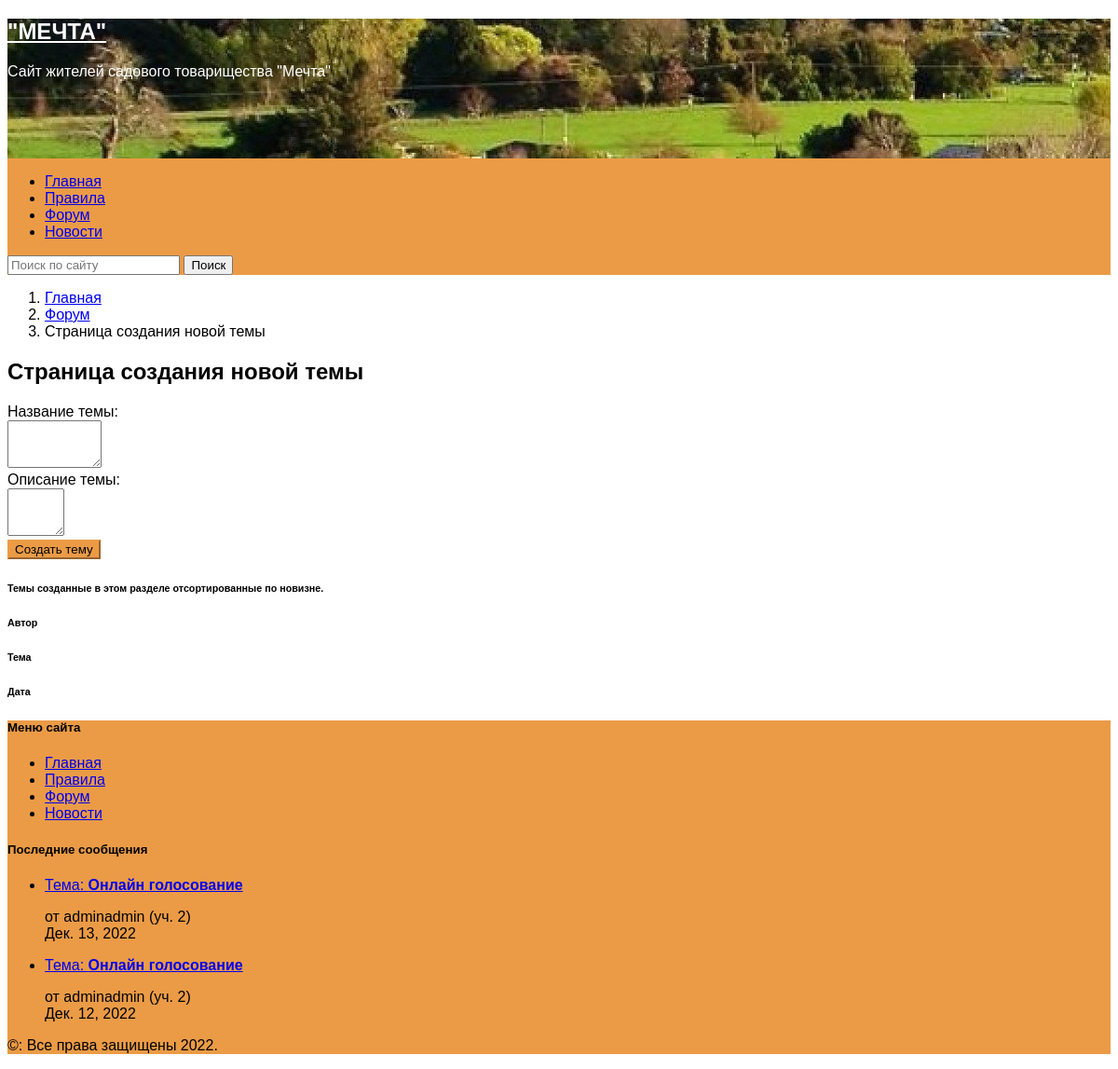
Page /forum/1/create_topic on the committed database.
### mechta/apps/website/models.py (models this page shows, shortened)
class SitePage(models.Model):
    slug = models.SlugField('url', max_length=255, db_index=True, unique=True, default='', blank=True)
    alias = models.CharField('ссылка', max_length=20, default='', null=True, blank=True)
    title = models.CharField('название', max_length=200, null=True, blank=True)
    intro_text = models.TextField('краткое содержание страницы', null=True, blank=True, default='')
    content = models.TextField('содержание страницы', null=True, blank=True, default='')
    pub_date = models.DateField('дата создания')
    template = models.CharField('файл шаблона', max_length=100, null=False, blank=True, default='.html')
    context_model = models.CharField('контекст модели', max_length=50, default='', null=True, blank=True)
    use_in_menu = models.BooleanField()
    is_category = models.BooleanField()
    def get_absolute_url(self):
        host = 'http://127.0.0.1:8000/'
        return host + self.slug + '/' if self.slug else host

### mechta/apps/forum/views.py (the view, shortened to what this page needs)
# urls.py: path('<int:section_id>/create_topic', views.CreateTopic.as_view(), name='create_topic'),
class CreateTopic(DataMixin, CreateView):
    model = Topic
    template_name = 'forum/create_topic.html'
    form_class = CreateTopicForm
    def get_context_data(self, **kwargs):
        setup_session(self.request)
        context = super().get_context_data(**kwargs)
        context = self.add_user_context(context=context,
                                        context_model='section',
                                        is_forum_page=True,
                                        request_path=self.request.path,
                                        id=self.kwargs['section_id'],
                                        values=['title', 'description']
                                        )
        return context

### mechta/apps/forum/forms.py (shortened to what this page needs)
class CreateTopicForm(forms.ModelForm):
    title = forms.CharField(label='Название темы',
                            widget=forms.Textarea(attrs={'class': 'form-control', 'rows': 3, 'cols': 10}))
    description = forms.CharField(label='Описание темы',
                                  widget=forms.Textarea(attrs={'class': 'form-control', 'rows': 3, 'cols': 5}))
    class Meta(UserCreationForm):
        model = Topic
        fields = ('title', 'description',)

### mechta/apps/utils.py (called while the page is built, shortened)
def setup_session(request):
    if request.path.count('forum/'):
        page_url = request.path
        try:
            forum_pages_counter = ForumPagesCounter.objects.get(page_url=page_url)
            forum_pages_counter.visited = (F('visited') + 1)
            forum_pages_counter.save()
        except ForumPagesCounter.DoesNotExist:
            ForumPagesCounter.objects.create(page_url=page_url, visited=1)
            forum_pages_counter = ForumPagesCounter.objects.get(page_url=page_url)
            forum_pages_counter.save()

    @staticmethod
    def get_list_apps():
        return [apps.get_app_config(app.split('.')[0]) for app in settings.INSTALLED_APPS
                if not app.startswith("django.")]

    def get_menu_items(self):
        host = 'http://127.0.0.1:8000/'
        apps_items = []
        for app in self.get_list_apps():
            if hasattr(app, 'menu_name'):
                apps_items.append((app.menu_name, host + app.label + '/'))
        pages = SitePage.objects.filter(use_in_menu=True)
        return [(page.title, page.get_absolute_url()) for page in pages] + apps_items

    def get_context_model_content(self, context_model, **kwargs):
        params = kwargs
        list_apps = self.get_list_apps()
        for app in list_apps:
            try:
                model = apps.get_model(app.label, model_name=context_model)
            except LookupError:
                continue
        else:
            if params:
                qw = model.objects.filter(id=params['id']).values(*params['values'])
                if params.get('order_by') is not None:
                    qw = qw.order_by(*params['order_by'])
                return qw
            else:
                return model.objects.all()

    @staticmethod
    def get_count_topics():
        return Topic.objects.count()

    @staticmethod
    def get_count_messages():
        return Message.objects.count()

    @staticmethod
    def get_total_users():
        return User.objects.count()

### mechta/templates/forum/create_topic.html (shortened to what this page needs)
{% extends "main.html" %}
{% block second_page_link %}
    <li class="breadcrumb-item">
        <a href="{% url 'forum:page' %}">Форум</a>
    </li>
    <li class="breadcrumb-item active" aria-current="page">
        Страница создания новой темы
    </li>
{% endblock %}
{% block content_title %}
    <h2 class="pb-2 border-bottom">
        Страница создания новой темы
    </h2>
{% endblock %}
{% block content %}
<div class="container-fluid col-12">
    <form action="" method="post" enctype="multipart/form-data">
        {% for field in form %}
            <div class="row mb-3 align-items-center g-2">
                <label class="col-sm-2 col-form-label" for="{{ field.id_for_label }}">
                    {{field.label}}:
                </label>
                <div class="col-sm-10">
                    {{ field }}
                </div>
            </div>
        {% endfor %}
    <button class="btn btn-primary rounded-3" type="submit">Создать тему</button>
    </form>
    <div class="row border-bottom my-3">
         <h6 class=" py-2 mb-0">Темы созданные в этом разделе отсортированные по новизне.</h6>
    </div>
    <div class="row border-bottom">
        <div class="d-flex col-3 text-muted pt-2">
            <h6 class=" pb-2 mb-0">Автор</h6>
        </div>
        <div class="d-flex col-7 text-muted  pt-2">
            <h6 class="pb-2 mb-0">Тема</h6>
        </div>
        <div class="d-flex col-2 text-muted pt-2">
            <h6 class="pb-2 mb-0">Дата</h6>
        </div>
    </div>
</div>
{% endblock %}

### mechta/templates/top_menu.html
 {% load static %}
    <div class="container-fluid p-0" style="background-color:#eb9b46">
        <div class="row align-items-center container-fluid m-0" style="height: 150px; background-image: url('{% static 'fon.jpg' %}')">
            <div class="col-lg-4 d-flex justify-content-center">
                <div class="site-branding navbar-brand">
                    <h2 class="site-title fs-4">
                        <a class="text-decoration-none" href="https://zolotoi-bor.ru/" rel="home" style="color:#FFFFFF">"МЕЧТА"</a>
                    </h2>
                    <p class="site-description fs-5" style="color:#FFFFFF">Сайт жителей садового товарищества "Мечта"</p>
                </div>
            </div>
        </div>
        <div class="row container-fluid justify-content-md-center">
            <nav class="navbar navbar-expand-lg  navbar-light bg-transparent" aria-label="Main navigation">
                <ul class="navbar-nav me-auto mb-2 mb-lg-0">
                {% for title, url in menu_items %}
                    <li class="nav-item">
                        <a class="nav-link fs-6 fw-semibold text-light" href="{{ url }}">{{ title }}</a>
                    </li>
                {% endfor %}
                </ul>
                <form class="d-flex" role="search" action="{% url 'website:search_results' %}" method="get">
                    <input name="w_q" class="form-control rounded-3 me-2" type="search" placeholder="Поиск по сайту" aria-label="Search">
                    <button class="btn btn-outline-light text-light menu-search-btn rounded-3" type="submit">Поиск</button>
                </form>
            </nav>
        </div>
    </div>

### mechta/templates/bottom_menu.html
<div class="col mb-3">
    <h5 class="text-muted fw-semibold">Меню сайта</h5>
    <ul class="nav flex-column">
    {% for title, url in menu_items %}
        <li class="nav-item mb-2 border-bottom">
            <a class="nav-link p-0 text-light fs-6" href="{{ url }}">{{ title }}</a>
        </li>
    {% endfor %}
    </ul>
</div>

### mechta/static/website/css/main.css (style rules this page uses)
html { font-size: 16px; }
body { font-family: "Public+Sans", sans-serif; font-size: 16px; font-weight: 300; color: #000000; background-color: #FFFFFF; min-width: 320px; }
.btn-primary { background-color: #eb9b46 !important; border-color: #eb9b46 !important; }

### rows in the picture
SitePage: menu_items "Главная", menu_items "Главная"
SitePage: menu_items "Правила", menu_items "Правила"

### other values in the picture
{{ title }} "Форум" "Новости"
{{ field.label }} "Название темы" "Описание темы"
{{ message.topic_id__title }} "Онлайн голосование" "Онлайн голосование"
{{ message.user_id__username }} "adminadmin" "adminadmin"
{{ message.user_id__profile__land_plot }} "2" "2"
{{ message.pub_date }} "Дек. 13, 2022" "Дек. 12, 2022"
